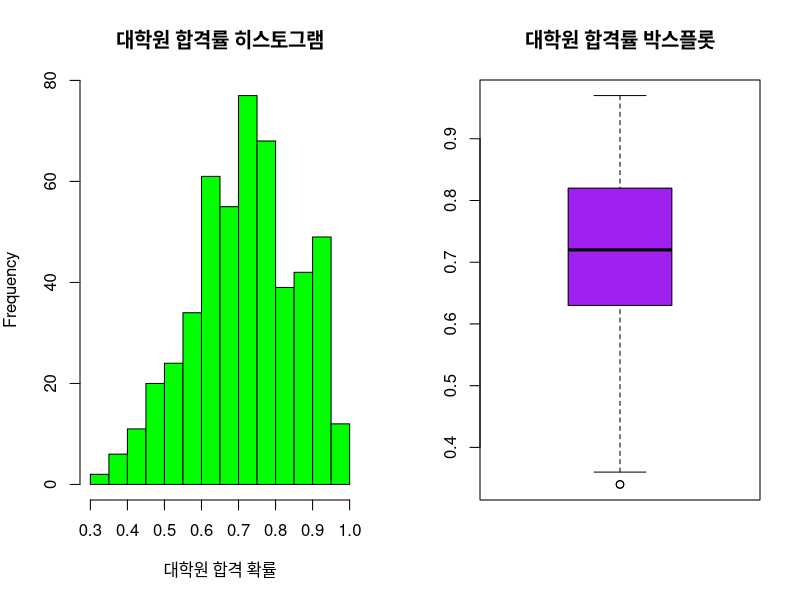
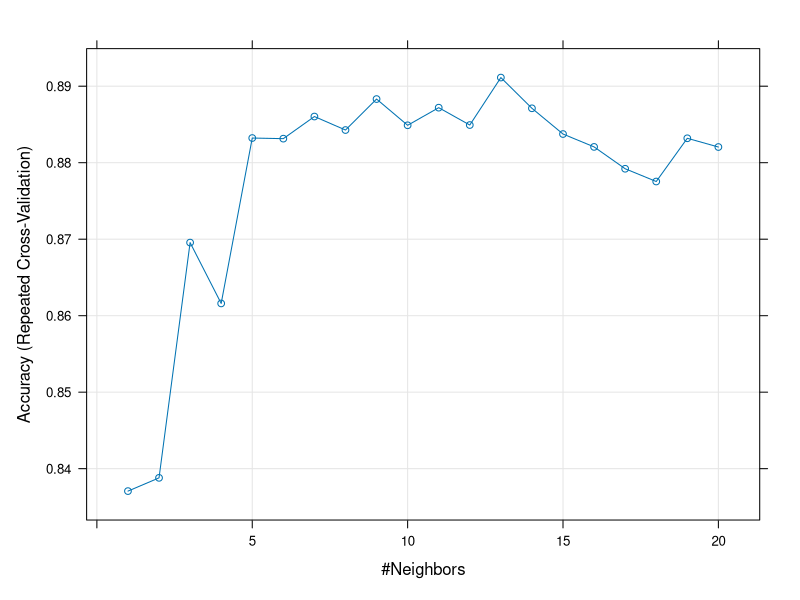

These charts were generated, in order, by the following R code: (Note: this script raises an error after producing the figures.)
## classification(분류)으로 합격 여부 예측하기

# target 값 --> 명목형(범주형) --> 분류(classification)
# target 값 --> 연속형 숫자 --> 회귀(Regression)

# 합격여부 판단을 위한 기준점 
library(caret)

rawdata2 <- read.csv("university.csv", header = T)

par(mfrow=c(1,2), mar=c(5,4,4,2))
hist(rawdata2$Chance.of.Admit,main = "대학원 합격률 히스토그램", xlab="대학원 합격 확률", col='green')
boxplot(rawdata2$Chance.of.Admit, main= "대학원 합격률 박스플롯", col="purple")

summary(rawdata2$Chance.of.Admit)
target_median = median(rawdata2$Chance.of.Admit)
target_median

# 타깃의 연속형 값 --> 범주형
rawdata2[(rawdata2$Chance.of.Admit < target_median), "Chance.of.Admit"] = 0
rawdata2[(rawdata2$Chance.of.Admit >= target_median), "Chance.of.Admit"] = 1

rawdata2$Chance.of.Admit <- as.factor(rawdata2$Chance.of.Admit)
str(rawdata2)

unique(rawdata2$Chance.of.Admit)

rawdata2

# 트레이닝 / 테스트 분류
set.seed(2020)
newdata2 <- rawdata2
train_ratio <- 0.7
datatotal2 <- sort(sample(nrow(newdata2), nrow(newdata2)*train_ratio))
train2 <- newdata2[datatotal2,]
test2 <- newdata2[-datatotal2,]

# 분류 : Accuarcy, 회귀 : RMSE
# knn
ctrl <- trainControl(method="repeatedcv", repeats = 5)
customGrid <- expand.grid(k=1:20)
logit_pf <- train(Chance.of.Admit ~ .,
                  data=train2,
                  method="knn",
                  trControl=ctrl,
                  preProcess = c("center", "scale"),
                  tuneGrid = customGrid,
                  metric="Accuracy")

logit_pf

plot(logit_pf)

# 예측
pred_test <- predict(logit_pf, newdata = test2)
confusionMatrix(pred_test, test2$Chance.of.Admit)

importance_nb <- varImp(nbFit, scale=F)
plot(importance_nb)


















